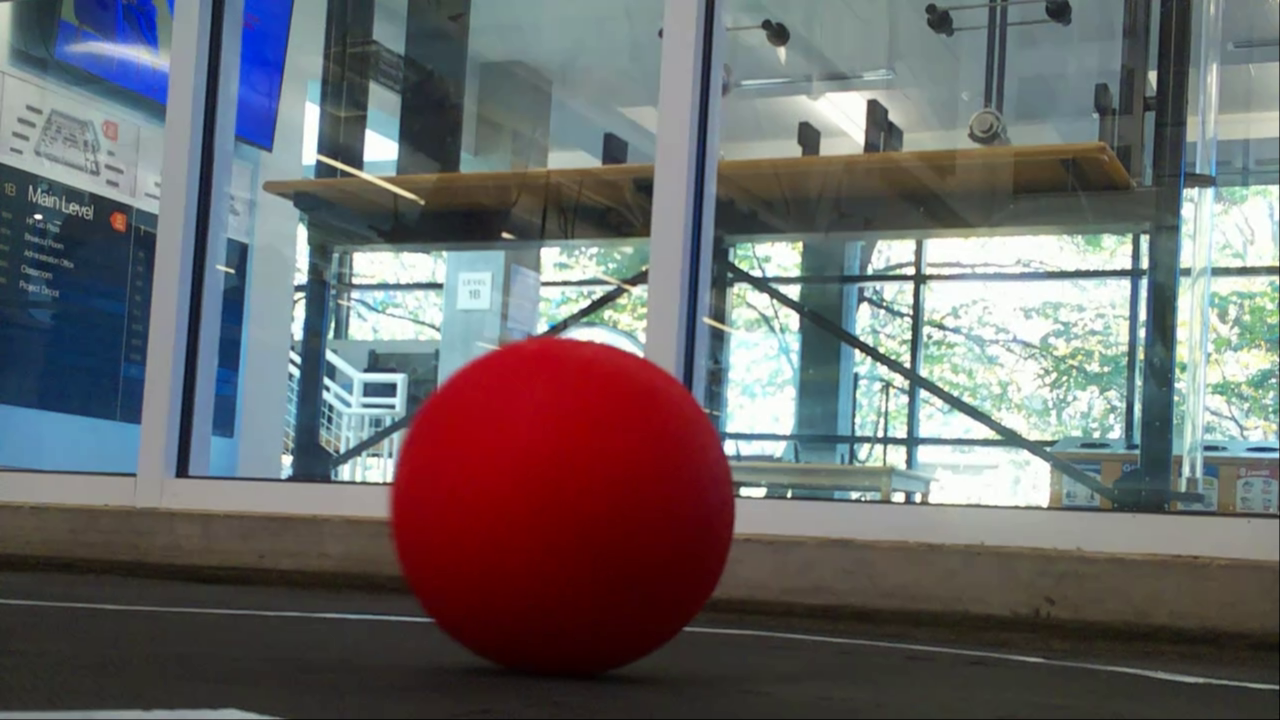
#> input picture .temp/vlcsnap-2026-10-06-14h46m53s154.png, 1280 x 720 px, given in place of empty_field.png, which was not available
$ python field_state.py
#> lines starting #> are read from the running program, lines starting #| are printed output that depends on the picture; after the words box and inside, x2 and y2 are one past the last pixel; in counts of white or black regions, pixels touching at a corner belong together
### tam_library_save_and_load.py
import csv
import cv2
from pathlib import Path
from datetime import datetime
from tam_library_classes import Detection, OurRobot, FieldState, Point
import numpy as np

import csv
import json
from pathlib import Path
from typing import Sequence, Union
PathLike = Union[str, Path]

from settings_run import USE_DRAWN_FIELD

# folder consts
HSV_BOUNDS = "hsv_bounds"
FIELD_PNGS = "field_pngs"
TRAINING_DATA = "training_data"
DETECIONS = "detections"
FIELD_STATES = "field_states"


# Edit this list to select the Detection attributes to save/load.
# vid_frame is always included automatically as the first column.
DETECTION_HEADERS = [
    "name",
    "width_px",
    "screen_center_px.x",
    "screen_center_px.y",
    "area",
    "range",
    "azimuth_rad",
    "field_pos_in.x",
    "field_pos_in.y",
    "field_pos_px.x",
    "field_pos_px.y",
]

# Supported columns and their types when loading.
_COLUMN_TYPES = {
    "name": str,
    "width_px": int,
    "screen_center_px.x": float,
    "screen_center_px.y": float,
    "area": int,
    "range": float,
    "azimuth_rad": float,
    "field_pos_in.x": float,
    "field_pos_in.y": float,
    "field_pos_px.x": float,
    "field_pos_px.y": float,
}


# [158 lines left out: functions _validate_headers, _get_attribute, _set_attribute, save_detections_csv, load_detections_csv, clear_csv, not called in this run]


def get_save_file_path(directory: str = "detections", file_name : str = datetime.now().strftime("%Y_%m_%dT%H_%M_%S"), ending : str = ".csv") -> str:
    file_path = directory + "/" + file_name + ending
    return file_path


# [20 lines left out: function get_or_create_directory, not called in this run]


def load_image_as_frame(image_path: str) -> np.ndarray:
    """Load an image as a BGR NumPy array, or raise an error."""
#> called with image_path = 'field_pngs/empty_field.png'
    frame = cv2.imread(image_path, cv2.IMREAD_COLOR)
#> frame is the input picture: shape (720, 1280, 3); mean B, G, R 106.7, 105.6, 106.4

    if not isinstance(frame, np.ndarray) or frame.size == 0:
        raise ValueError(f"Could not load image: {image_path}")

    return frame


# [117 lines left out: functions save_frame_as_image, select_from_directory, load_video_as_list_of_frames, save_frames_as_video, not called in this run]


FIELD_STATE_HEADERS = [
    "timestep",
    "our_bot_position_x",
    "our_bot_position_y",
    "their_bot_position_x",
    "their_bot_position_y",
    "our_bot_bearing",
    "their_bot_bearing",
    "ball_position_x",
    "ball_position_y",
]


# [62 lines left out: functions save_field_state, load_field_state, not called in this run]


def get_field_frame() -> np.ndarray:
    if USE_DRAWN_FIELD:
        field = load_image_as_frame("field_pngs/empty_field.png")
    else:
        field = load_image_as_frame("field_pngs/black_field.png")

    return field

### tam_library_draw_and_show.py
import cv2
import numpy as np
import math
from settings_run import search_for_dict, search_for_list, MIN_AREA, MIN_CIRCLARITY, KNOWN_WIDTH_IN, FOCAL_LENGTH
from pathlib import Path
from tam_library_classes import Detection, Point, OurRobot, FieldState
from tam_library_field import field_center_px_x, field_center_px_y, playing_field_in_x, playing_field_in_y, convert_to_px, RADIUS_BALL, RADIUS_ROBOT
from tam_library_camera_utils import SCREEN_CENTER_X, convert_to_field_pixels_global, get_detections_from_frame
from tam_library_colors import *
from settings_run import SHAPE_TO_DRAW, DRAW_COLOR, DRAW_THICKNESS, RECT, CIRCLE, OUR_TEAM_COLOR, THEIR_TEAM_COLOR


### Draw things to the frames
# [504 lines left out: functions draw_detection_list_to_frame, draw_detection_list_to_field, draw_robot_to_field, draw_arrow, draw_rectangle, show_video_from_list_of_frames and 3 more, not called in this run]


def draw_notched_rectangle(
    image : np.ndarray,
    center_x : int,
    top_y : int,
    width : int,
    height : int,
    base_length : int,
    angle_deg : int,
    color=(255, 255, 255),
    rotation_deg=0.0,
    border_thickness=1,
) -> np.ndarray:
    """
    Draw a filled, rotated rectangle with a V-notch and black border.

    Parameters
    ----------
    image : np.ndarray
        Destination image; modified in place.
    center_x, top_y : float
        Horizontal center and top edge BEFORE rotation, in pixels.
    width, height : float
        Rectangle dimensions before rotation, in pixels.
    base_length : float
        Width of the triangular opening along the unrotated top edge.
    angle_deg : float
        Interior angle at the bottom tip of the V, in degrees.
    color : tuple or int
        OpenCV BGR fill color, or a scalar for a grayscale image.
    rotation_deg : float
        Rotation about the rectangle's center, in degrees.
        Positive = counterclockwise as viewed on the image.
    border_thickness : int
        Black border width in pixels; must be at least 1.

    Returns
    -------
    np.ndarray
        The modified input image.
    """
#> called with center_x = 300, top_y = 535, width = 70, height = 70, base_length = 36, angle_deg = 90, color = (0, 255, 255), rotation_deg = 45
    values = (
        center_x, top_y, width, height,
        base_length, angle_deg, rotation_deg,
    )
    if not all(np.isfinite(v) for v in values):
        raise ValueError("All geometry parameters must be finite.")
    if width <= 0 or height <= 0:
        raise ValueError("width and height must be positive.")
    if not 0 < base_length < width:
        raise ValueError("base_length must be between 0 and width.")
    if not 0 < angle_deg < 180:
        raise ValueError("angle_deg must be between 0 and 180.")
    if (
        not isinstance(border_thickness, (int, np.integer))
        or border_thickness < 1
    ):
        raise ValueError("border_thickness must be a positive integer.")

    notch_depth = (base_length / 2) / np.tan(
        np.deg2rad(angle_deg / 2)
    )
    if notch_depth >= height:
        raise ValueError("The notch must be shallower than the rectangle.")

    left = center_x - width / 2
    right = center_x + width / 2
    bottom = top_y + height

    vertices = np.array([
        [left,                       top_y],
        [center_x - base_length / 2,  top_y],
        [center_x,                   top_y + notch_depth],
        [center_x + base_length / 2,  top_y],
        [right,                      top_y],
        [right,                      bottom],
        [left,                       bottom],
    ], dtype=np.float64)

    pivot = (float(center_x), float(top_y + height / 2))
    matrix = cv2.getRotationMatrix2D(
        pivot, float(rotation_deg), 1.0
    )
    rotated_vertices = vertices @ matrix[:, :2].T + matrix[:, 2]

    # Retain subpixel geometry until rasterization.
    shift = 8
    points = np.rint(
        rotated_vertices * (1 << shift)
    ).astype(np.int32)

    cv2.fillPoly(
        image,
        [points],
        color=color,
        lineType=cv2.LINE_AA,
        shift=shift,
    )

    black = 0 if image.ndim == 2 else (0,) * image.shape[2]
#> black = (0, 0, 0)

    cv2.polylines(
        image,
        [points],
        isClosed=True,
        color=black,
        thickness=int(border_thickness),
        lineType=cv2.LINE_AA,
        shift=shift,
    )

    return image


import cv2
import numpy as np


def draw_outlined_circle(
    image,
    center_x,
    center_y,
    radius,
    color=(255, 255, 255),
    border_thickness=1,
):
    """
    Draw a filled circle with a thin black outline.

    Parameters
    ----------
    image : np.ndarray
        Destination image; modified in place.
    center_x, center_y : float
        Circle center in image coordinates, in pixels.
    radius : float
        Circle radius in pixels; must be positive.
    color : tuple or int
        OpenCV BGR fill color, or a scalar for a grayscale image.
    border_thickness : int
        Black outline width in pixels; must be at least 1.

    Returns
    -------
    np.ndarray
        The modified input image.
    """
#> called with center_x = 275, center_y = 320, radius = 18, color = (0, 0, 255), border_thickness = 1
    if not all(np.isfinite(v) for v in (center_x, center_y, radius)):
        raise ValueError("Center coordinates and radius must be finite.")
    if radius <= 0:
        raise ValueError("radius must be positive.")
    if (
        not isinstance(border_thickness, (int, np.integer))
        or border_thickness < 1
    ):
        raise ValueError("border_thickness must be a positive integer.")

    # Preserve subpixel coordinates until rasterization.
    shift = 8
    scale = 1 << shift
    center = (
        int(round(center_x * scale)),
        int(round(center_y * scale)),
    )
    scaled_radius = int(round(radius * scale))

    cv2.circle(
        image,
        center,
        scaled_radius,
        color=color,
        thickness=cv2.FILLED,
        lineType=cv2.LINE_AA,
        shift=shift,
    )
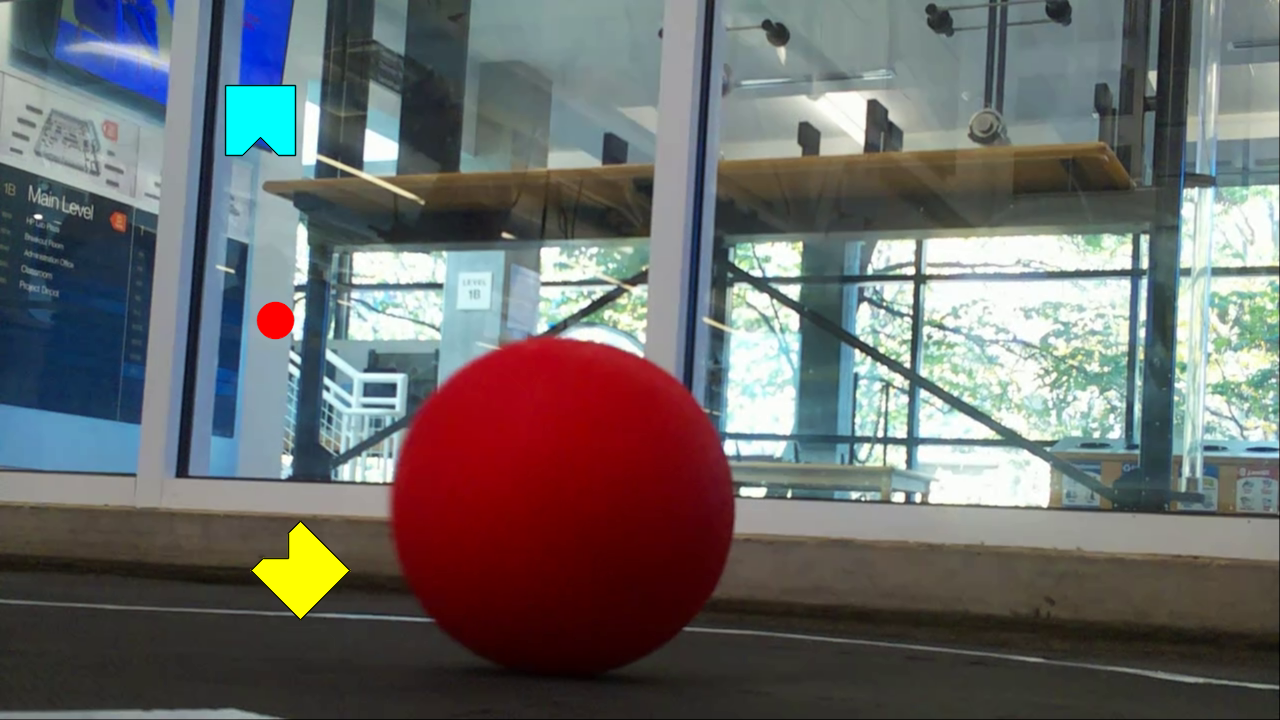
#> image: shape (720, 1280, 3); mean B, G, R 106.5, 107, 106.9

    black = 0 if image.ndim == 2 else (0,) * image.shape[2]
#> black = (0, 0, 0)

    cv2.circle(
        image,
        center,
        scaled_radius,
        color=black,
        thickness=int(border_thickness),
        lineType=cv2.LINE_AA,
        shift=shift,
    )
#> image: shape (720, 1280, 3); 0.03% of pixels changed, all inside (x1, y1, x2, y2) = (256, 301, 295, 340)

    return image


def draw_field(field_state: FieldState, field_frame: np.ndarray) -> np.ndarray:

    # draw our robot
    if field_state.draw_our_bot:
        field_frame = draw_notched_rectangle(
                field_frame,
                center_x=convert_to_field_pixels_global(field_state.our_bot_pos).x,
                top_y=convert_to_field_pixels_global(field_state.our_bot_pos).y - RADIUS_ROBOT,
                width=RADIUS_ROBOT * 2,
                height=RADIUS_ROBOT * 2,
                base_length=RADIUS_BALL * 2,
                angle_deg=90,
                color=OUR_TEAM_COLOR,
                rotation_deg=math.degrees(field_state.our_bot_bearing)-90,
                border_thickness=1,
            )

    # draw their robot
    if field_state.draw_their_bot:
        field_frame = draw_notched_rectangle(
            field_frame,
            center_x=convert_to_field_pixels_global(field_state.their_bot_pos).x,
            top_y=convert_to_field_pixels_global(field_state.their_bot_pos).y - RADIUS_ROBOT,
            width=RADIUS_ROBOT * 2,
            height=RADIUS_ROBOT * 2,
            base_length=RADIUS_BALL * 2,
            angle_deg=90,
            color=THEIR_TEAM_COLOR,
            rotation_deg=math.degrees(field_state.their_bot_bearing)-90,
            border_thickness=1,
        )

    # draw ball
    if field_state.draw_ball:
        field_frame = draw_outlined_circle(
            image= field_frame,
            center_x= convert_to_field_pixels_global(field_state.ball_position).x,
            center_y= convert_to_field_pixels_global(field_state.ball_position).y,
            color= RED,
            radius= RADIUS_BALL,
        )


    return field_frame

### tam_library_field.py
### library for all of the functions and constants that draw our top down field

import numpy as np
import cv2
from settings_run import PIXELS_PER_INCH, CAMERA_CAPTURE_X, CAMERA_CAPTURE_Y, GOALPOST_COLOR_EAST, GOALPOST_COLOR_WEST, GOALPOST_RADIUS
from tam_library_classes import Rectangle, Point
from tam_library_colors import WHITE, BLACK, GRAY, LIGHT_GRAY, YELLOW, CYAN


def convert_to_px(inches: float) -> int:
    """Convert inches to pixels using the global scale factor."""
    return int(round(inches * PIXELS_PER_INCH))


# object consts
RADIUS_ROBOT = convert_to_px(14/2)
RADIUS_BALL = convert_to_px(7/2)
RADIUS_TENNIS_BALL = convert_to_px(2.7/2)

# screen consts
SCREEN_CENTER_X = int(CAMERA_CAPTURE_X /2)
SCREEN_CENTER_Y = int(CAMERA_CAPTURE_Y /2)


### defining the field
playing_field_in_x = 8 * 12
playing_field_in_y = 12 * 12

goal_net_in_x = 48
goal_net_in_y = 12  # deep

goalbox_in_x = 48
goalbox_in_y = 24  # infront of the goal

perim_tape_thickness_in = 2
perim_black_beyond_tape_in = 2
total_buffer_in = perim_tape_thickness_in + perim_black_beyond_tape_in

total_window_in_y = 2 * goal_net_in_y + playing_field_in_y
total_window_in_x = 2 * total_buffer_in + playing_field_in_x

# total window
total_window_px_x = int(total_window_in_x * PIXELS_PER_INCH)
total_window_px_y = int(total_window_in_y * PIXELS_PER_INCH)

field_center_px_x = int(total_window_px_x/ 2)
field_center_px_y = int(total_window_px_y / 2)


# goalbox center is 60 inches up / down from center field
goalbox_center_top_in = (0, 60)
goalbox_center_bot_in = (0, -60)


# draw the goalpost hats

goal_net_px_x = convert_to_px(goal_net_in_x)
goal_net_px_y = convert_to_px(goal_net_in_y)

goalpost_left_offset = field_center_px_x - int(goal_net_px_x/2)
goalpost_top_offset = goal_net_px_y

goalbox_right_offset = total_window_px_x - goalpost_left_offset
goalbox_bottom_offset = total_window_px_y - goalpost_top_offset


GOALPOST_LEFT_TOP = Point(goalpost_left_offset, goalpost_top_offset)
GOALPOST_LEFT_BOTTOM = Point(goalpost_left_offset, goalbox_bottom_offset)
GOALPOST_RIGHT_TOP = Point(goalbox_right_offset, goalpost_top_offset)
GOALPOST_RIGHT_BOTTOM = Point(goalbox_right_offset, goalbox_bottom_offset)


# [310 lines left out: functions draw_centered_rectangle, draw_vert_centered_rectangle, draw_centered_octagon, draw_empty_field, not called in this run]


def convert_in_point_to_screen(point) -> tuple[int, int]:

    # the screen measures down and right from the top left,
    # but we measure the field +up and +right from the center

    # an input of 0,0 should result in window_x/2, window_y /2
    inch_x, inch_y = point

    inch_x = int(inch_x)
    inch_y = int(inch_y)

    px_x = convert_to_px(inch_x)
    px_y = convert_to_px(inch_y)

    # left means center minus the input
    rel_px_x = field_center_px_x + px_x
    rel_px_x = int(rel_px_x)

    # up means center MINUS input
    rel_px_y = field_center_px_y - px_y
    rel_px_y = int(rel_px_y)

    return (rel_px_x, rel_px_y)


goalbox_center_top_px = convert_in_point_to_screen(point=goalbox_center_top_in)
goalbox_center_bot_px = convert_in_point_to_screen(point=goalbox_center_bot_in)
center_field_px = convert_in_point_to_screen(point=(0, 0))


# [2 lines that do not run on import are left out]

### tam_library_camera_utils.py
### all the functions and constants that determine what is pulled from each frame
from settings_run import CAMERA_CAPTURE_X, CAMERA_CAPTURE_Y, kernel_size, MIN_AREA, MIN_CIRCLARITY, search_for_list, CIRCLE, KNOWN_WIDTH_IN, RECT, search_for_dict, FOCAL_LENGTH
from tam_library_classes import OurRobot, Detection, Point
from tam_library_field import convert_to_px, field_center_px_y, field_center_px_x
import ast
import numpy as np
import cv2
import math

# screen consts
SCREEN_CENTER_X = int(CAMERA_CAPTURE_X /2)
SCREEN_CENTER_Y = int(CAMERA_CAPTURE_Y /2)


# [266 lines left out: functions load_hsv_bounds, get_mask, get_clean_mask, get_best_contour, is_valid_contour, get_detections_from_frame and 3 more, not called in this run]


def convert_to_field_pixels_global(field_point_inches: Point) -> Point:
    # the screen measures down and right from the top left,
    # but we measure the field +up and +right from the center

    # an input of 0,0 should result in window_x/2, window_y /2

    px_x = convert_to_px(field_point_inches.x)
    px_y = convert_to_px(field_point_inches.y)

    # left means center minus the input
    rel_px_x = field_center_px_x + px_x
    rel_px_x = int(rel_px_x)

    # up means center MINUS input
    rel_px_y = field_center_px_y - px_y
    rel_px_y = int(rel_px_y)

    pixel_point = Point(rel_px_x, rel_px_y)

    return pixel_point

### field_state.py
import csv
import cv2
import numpy as np
import math
from pathlib import Path
from typing import Sequence, Union
from tam_library_classes import (
    OurRobot,
    Detection,
    Point,
    FieldState,
    RADIANS_NORTH,
    RADIANS_SOUTH,
    POINT_BOTTOM_GOALBOX,
    POINT_TOP_GOALBOX,
    POINT_CENTER_FIELD,
)
from tam_library_save_and_load import clear_csv, save_field_state, load_field_state, get_field_frame
from tam_library_draw_and_show import draw_notched_rectangle, convert_to_field_pixels_global, draw_outlined_circle, draw_field
from tam_library_field import RADIUS_ROBOT, RADIUS_BALL
from settings_run import OUR_TEAM_COLOR, THEIR_TEAM_COLOR
from tam_library_colors import RED

# header consts
TIMESTEP = "time_step"
OUR_BOT_POSITION_IN = "our_bot_pos_in"
OUR_BOT_BEARING_RAD = "our_bot_bearing_rad"
THEIR_BOT_POSITION_IN = "their_bot_pos_in"
THEIR_BOT_BEARING_RAD = "their_bot_bearing_rad"
BALL_POS_IN = "ball_pos_in"


HEADERS_LIST = [
    TIMESTEP,
    OUR_BOT_POSITION_IN,
    OUR_BOT_BEARING_RAD,
    THEIR_BOT_POSITION_IN,
    THEIR_BOT_BEARING_RAD,
    BALL_POS_IN,
]


# [96 lines left out: function save_frame_to_csv, not called in this run]


def test_draw_field():

    state = FieldState(
            timestep=0.1,
            our_bot_pos=POINT_BOTTOM_GOALBOX,
            their_bot_pos=POINT_TOP_GOALBOX,
            our_bot_bearing=RADIANS_NORTH,
            their_bot_bearing=RADIANS_SOUTH,
            ball_position=POINT_CENTER_FIELD,
        )

    state.ball_position = Point(3,20)
    state.our_bot_pos = Point(8,-30)
    state.our_bot_bearing += np.pi/4

    field_frame = get_field_frame()

    field_frame = draw_field(field_frame= field_frame, field_state=state)

    cv2.imshow("Field", field_frame)
    cv2.waitKey(0)
    cv2.destroyAllWindows()


# [38 lines left out: functions test_save_frame_to_csv, test_draw_notched_rectangle, not called in this run]


if __name__ == "__main__":
    test_draw_field()


$ run again, on .temp/vlcsnap-2026-10-06-14h47m05s336.png
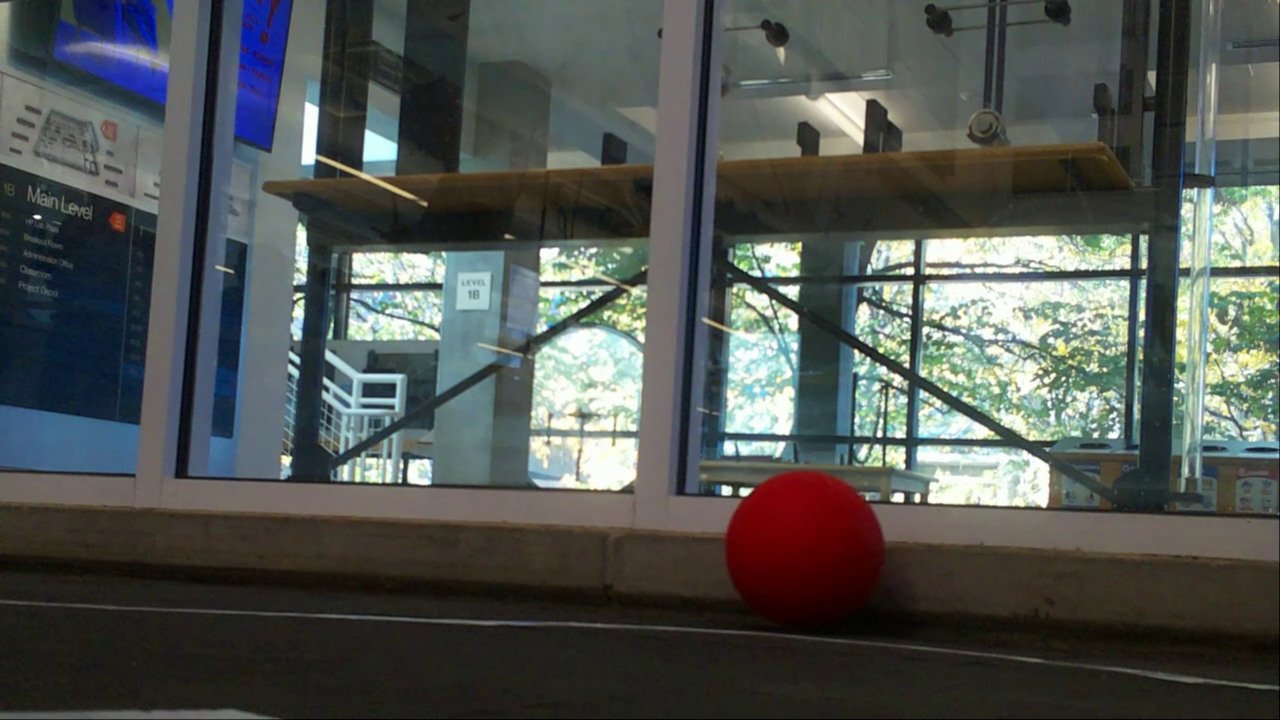
#> input picture .temp/vlcsnap-2026-10-06-14h47m05s336.png, 1280 x 720 px, given in place of empty_field.png, which was not available
#> in load_image_as_frame, frame is the input picture: shape (720, 1280, 3); mean B, G, R 81.7, 85.2, 80.8
#> in draw_outlined_circle, `cv2.circle( image, center, scaled_radius, color=color, thickness=cv2.F..`:
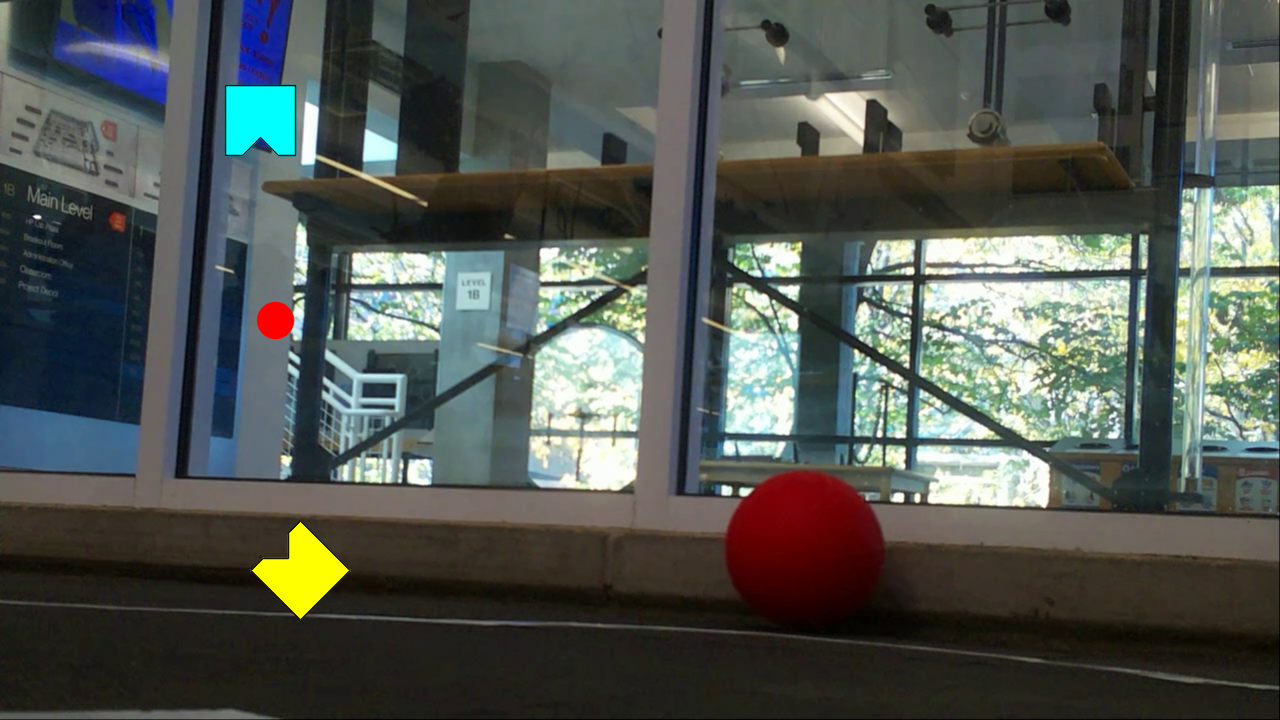
#> image: shape (720, 1280, 3); mean B, G, R 82, 86.9, 81.6
